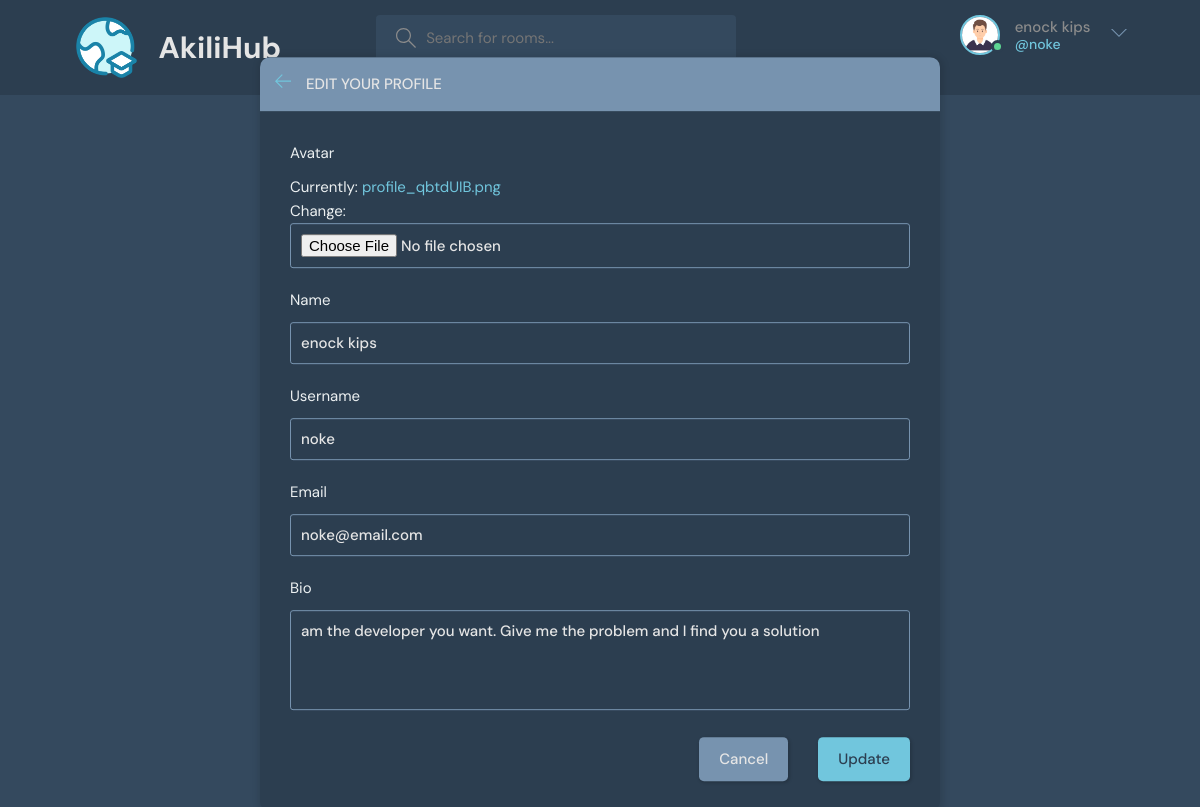
Screenshot of /upate-user/ (signed in) with the database file from the repository.
### base/models.py (models this page shows)
class User(AbstractUser):
    id = models.UUIDField(primary_key=True, default=uuid.uuid4, editable=False)
    email = models.EmailField(unique=True, null=True)
    name = models.CharField(max_length=100, null=True)
    bio = models.TextField(null=True)
    avatar = models.ImageField(null=True, default="avatar.svg")
    USERNAME_FIELD = 'email'
    REQUIRED_FIELDS = []

### base/views.py (the view)
# urls.py: path('upate-user/', views.updateUser, name='update-user'),
@login_required(login_url='login')
def updateUser(request):
    user = request.user
    form = UpdateUserForm(instance=user)
    if request.method == 'POST':
        form = UpdateUserForm(request.POST,request.FILES, instance=user)
        if form.is_valid():
            form.save()
            return redirect('user-profile', pk=user.id)
    context = {'form': form}
    return render(request, 'base/edit-user.html', context)

### base/forms.py
class UpdateUserForm(ModelForm):
    class Meta:
        model = User
        fields = ['avatar', 'name', 'username', 'email', 'bio']

### base/templates/base/edit-user.html (shortened to what this page needs)
{% extends 'main.html' %}
{% block content %}
    <main class="update-account layout">
        <div class="container">
            <div class="layout__box">
                <div class="layout__boxHeader">
                    <div class="layout__boxTitle">
                        <a href="{% url 'user-profile' user.id %}">
                            <svg version="1.1" xmlns="http://www.w3.org/2000/svg" width="32" height="32"
                                viewBox="0 0 32 32">
                                <title>arrow-left</title>
                                <path
                                    d="M13.723 2.286l-13.723 13.714 13.719 13.714 1.616-1.611-10.96-10.96h27.625v-2.286h-27.625l10.965-10.965-1.616-1.607z">
                                </path>
                            </svg>
                        </a>
                        <h3>Edit your profile</h3>
                    </div>
                </div>
                <div class="layout__body">
                    <form class="form" action="" method="POST"  enctype="multipart/form-data">
                      {% for field in form %}
                        <div class="form__group">
                            <label for="profile_pic">{{field.label}}</label>
                            {{field}}
                        </div>
                      {% endfor %}
                        <div class="form__action">
                            <a class="btn btn--dark" href="{% url 'user-profile' user.id %}">Cancel</a>
                            <button class="btn btn--main" type="submit">Update</button>
                        </div>
                    </form>
                </div>
            </div>
        </div>
    </main>
{% endblock %}

### templates/nav.html (shortened to what this page needs)
{% load static %}
<header class="header header--loggedIn">
    <div class="container">
      <a href="/" class="header__logo">
        <img src="{% static 'images/icons/learner.png' %}" />
        <h1>AkiliHub</h1>
      </a>
      <form class="header__search" method="GET" action="{% url 'home' %}">
        <label>
          <input name="q" placeholder="Search for rooms..." />
        </label>
      </form>
      <nav class="header__menu">
        {% if request.user.is_authenticated %}
        <div class="header__user">
          <a href="{% url 'user-profile' request.user.id %}">
            <div class="avatar avatar--medium active">
              <img src="{{request.user.avatar.url}}" />
            </div>
            <p>{{ request.user.name }}<span>@{{request.user.username}}</span></p>
          </a>
          <button class="dropdown-button">
            <svg version="1.1" xmlns="http://www.w3.org/2000/svg" width="32" height="32" viewBox="0 0 32 32">
              <title>chevron-down</title>
              <path d="M16 21l-13-13h-3l16 16 16-16h-3l-13 13z"></path>
            </svg>
          </button>
        </div>
        {% else %}
        <a href="{% url 'login' %}">
          <img src="{% static 'images/avatar.svg' %}" />
          <p>Login</p>
        </a>
        {% endif %}
      </nav>
    </div>
  </header>

### rows the page displays
User: user.avatar (picture), user.name "enock kips", user.username "noke", form "enock kips" "noke" "noke@email.com" "am the developer you want. Give me the problem and I find you a solution"

### other values shown
{{ field.label }} "Avatar" "Name" "Username" "Email" "Bio"
